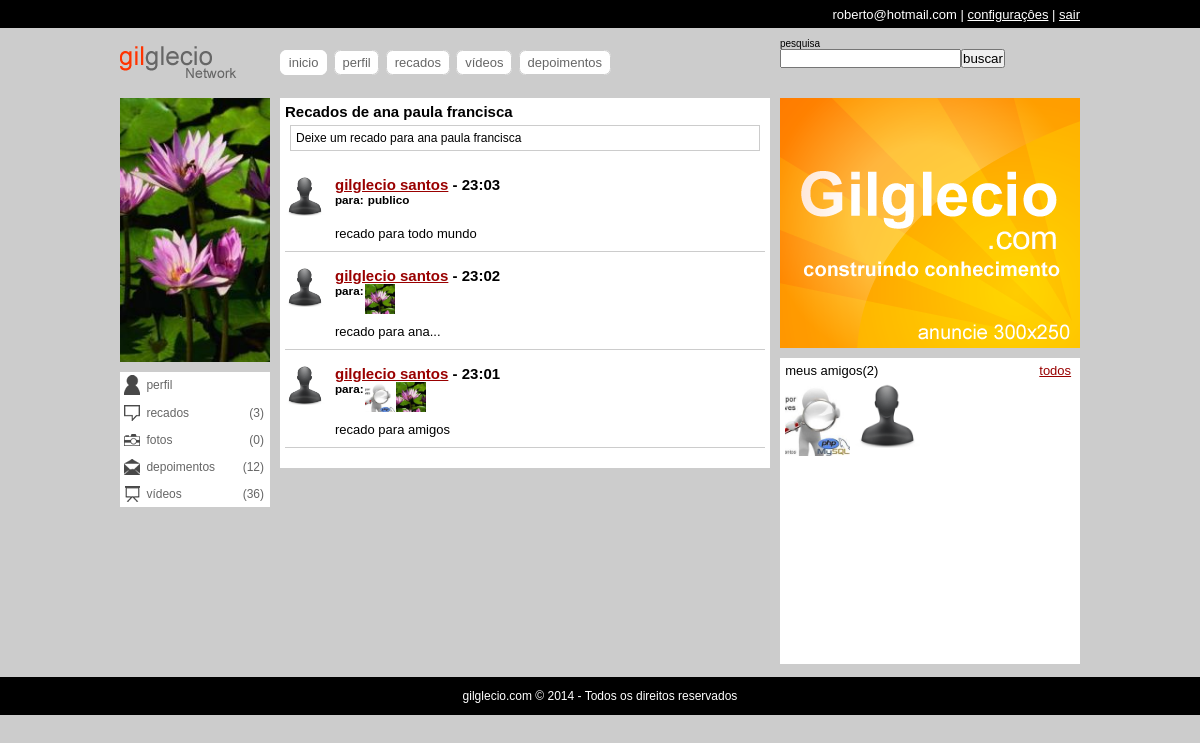
/recados.php?uid=3 (signed in), run on an earlier commit of the app's database.
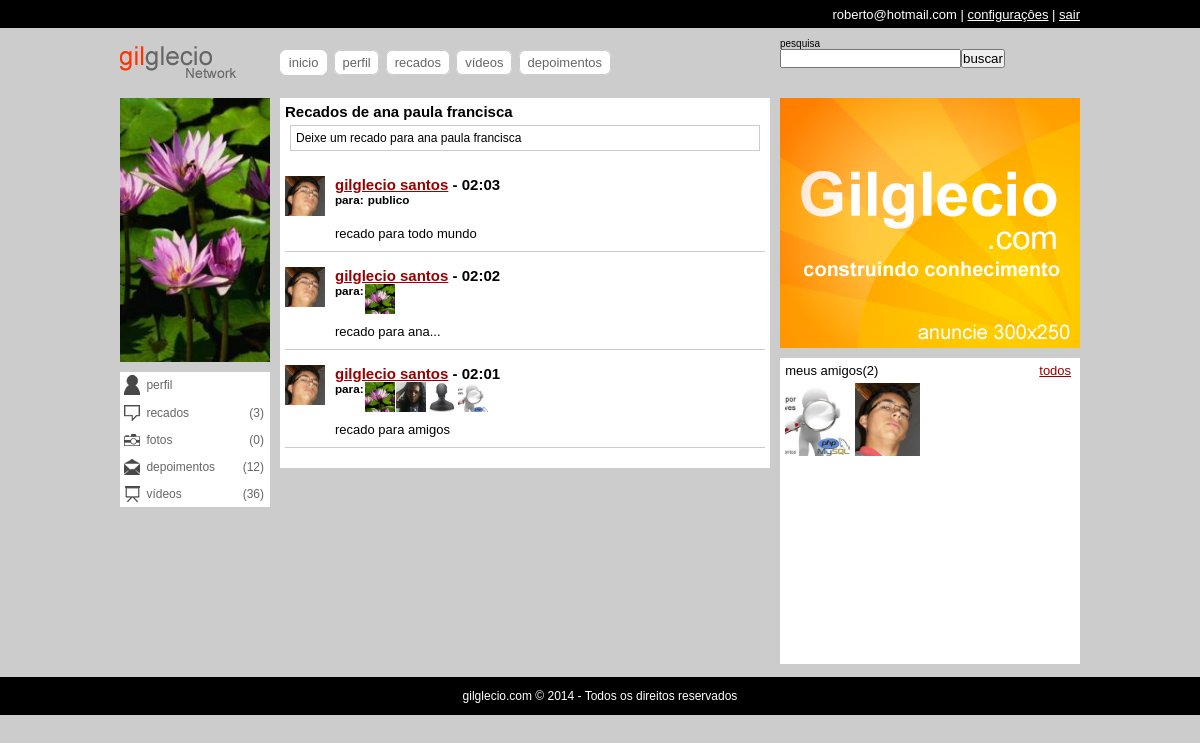
And on a later commit of the database.
### tables this page shows
CREATE TABLE IF NOT EXISTS `usuarios` (
  `id` int(11) NOT NULL AUTO_INCREMENT,
  `email` varchar(64) NOT NULL,
  `senha` varchar(128) NOT NULL,
  `nome` varchar(32) NOT NULL,
  `sobrenome` varchar(64) NOT NULL,
  `nascimento` date NOT NULL,
  `sexo` varchar(10) NOT NULL,
  `imagem` varchar(128) DEFAULT NULL,
  `status` int(1) NOT NULL DEFAULT '0',
  `cadastro` date NOT NULL,
  `nivel` int(1) NOT NULL DEFAULT '0',
  PRIMARY KEY (`id`)
);

CREATE TABLE IF NOT EXISTS `recados` (
  `id` int(11) NOT NULL AUTO_INCREMENT,
  `de` int(11) NOT NULL,
  `para` varchar(10) NOT NULL,
  `recado` text NOT NULL,
  `status` int(1) NOT NULL DEFAULT '1',
  `data` timestamp NOT NULL DEFAULT CURRENT_TIMESTAMP ON UPDATE CURRENT_TIMESTAMP,
  PRIMARY KEY (`id`)
);

### classes/DB.class.php (called while the page is built, shortened)
<?php
	class DB{
		private static $conn;
		static function getConn(){
			if(is_null(self::$conn)){
				self::$conn = new PDO('mysql:host=localhost;dbname=aularedesocial','root','');
				self::$conn->setAttribute(PDO::ATTR_ERRMODE,PDO::ERRMODE_EXCEPTION);
			}
			return self::$conn;
		}
	}

### classes/Recados.class.php (called while the page is built, shortened)
<?php
	class Recados extends DB{
		static function getRecados($idExtrangeiro){
			$select = self::getConn()->prepare("
			SELECT u.id, u.nome, u.sobrenome, u.imagem, a.de, a.para, r.id, r.recado, r.de, r.para, r.data, r.status FROM usuarios u
			INNER JOIN amisade a ON (((u.id=a.de) AND (a.para=?)) OR ((u.id=a.para) AND (a.de=?)))
			INNER JOIN recados r ON ((r.de=u.id) AND (r.para='publico' OR r.para='amigos' OR r.para=?) AND r.status=1) AND a.status=1 ORDER BY r.data DESC");
			$select->execute(array($idExtrangeiro,$idExtrangeiro,$idExtrangeiro));
			$d['num'] = $select->rowCount();
			$d['dados'] = $select->fetchAll();
			return $d;
		}
	}

### classes/Amisade.class.php (called while the page is built, shortened)
<?php
	class Amisade extends DB{
		static function list_amigos($idExtrangeiro){
			$selAmigos= self::getConn()->prepare('SELECT u.id, u.nome, u.sobrenome, u.imagem FROM usuarios u INNER JOIN amisade a ON (((u.id=a.de) AND (a.para=?)) OR ((u.id=a.para) AND (a.de=?))) AND a.status=1');
			$selAmigos->execute(array($idExtrangeiro,$idExtrangeiro));
			$d['num'] = $selAmigos->rowCount();
			$d['dados'] = $selAmigos->fetchAll();
			return $d;
		}
		static function strIdAmigos($amigos){
			$ids = array();
			foreach ($amigos as $value) {
				array_push($ids, $value['id']);
			}
			return implode(',', $ids);
		}
	}

### classes/Allbuns.class.php (called while the page is built, shortened)
<?php
	class Albuns extends DB{
		static function listAlbuns($usuario){
			$list = self::getConn()->prepare('SELECT * FROM `albuns` WHERE `usuario`=?');
			$list->execute(array($usuario));
			$d['num'] = $list->rowCount();
			$d['dados'] = $list->fetchAll();
			return $d;
		}
		static function totalFotos($usuario){
			$albuns = self::listAlbuns($usuario);
			$totalfotos = 0;
			return $totalfotos;
		}
	}

### classes/Login.class.php (called while the page is built, shortened)
<?php
	class Login extends DB{
		private $tabela = 'usuarios';
		private $prefix = 'socialbigui_';
		private $cookie = true;
		function logado($cookei=true){
			if($this->cookie){
				if(!isset($_COOKIE[$this->prefix.'token'])){
					$this->erro = 'Você não está logado';
					return false;
				}else{
					$valor = join('#',array($_SESSION[$this->prefix.'usuario'],$_SERVER['REMOTE_ADDR'],$_SERVER['HTTP_USER_AGENT']));
					$valor = sha1($valor);
				}
			}
			return true;
		}
		function getDados($uid,$colunas='*'){
			if($this->logado()){
				$dados = self::getConn()->prepare('SELECT '.$colunas.' FROM `'.$this->tabela.'` WHERE `id`=?');
				$dados->execute(array($uid));
				return $dados->fetch(PDO::FETCH_ASSOC);
			}
		}
	}

### recados.php (the view, shortened to what the changed rows need)
<?php include('includes/header.php'); ?>
        <div id="amarra-center-left">
            <div class="center">
                <div class="blocos" id="pagina">
                	<h2><?php echo ($idDaSessao<>$idExtrangeiro) ? 'Recados de '.$user_fullname : 'Meus recados'; ?></h2>
                    <div id="listrecados">
                    	<?php
						if($recados['num']>0){
							echo '<ul>';
							foreach($recados['dados'] as $asRecados){
								echo '<li><span><img src="uploads/usuarios/'.user_img($asRecados['imagem']).'" /></span>
								<h2><a href="perfil.php?uid='.$asRecados['de'].'">'.$asRecados['nome'].' '.$asRecados['sobrenome'].'</a> - '.date('H:i',strtotime($asRecados[10])).'</h2>
								<h3>';
								echo '<ul><li>para: </li>';
								if($asRecados['para']=='amigos'){
									$amigos_recados = Amisade::list_amigos($asRecados['de']);
									foreach($amigos_recados['dados'] as $asAmigosRec){
										echo '<li><span><a href="perfil.php?uid='.$asAmigosRec['id'].'" /><img title="'.$asAmigosRec['nome'].' '.$asAmigosRec['sobrenome'].'" src="uploads/usuarios/'.user_img($asAmigosRec['imagem']).'" /></a></span></li>';
									}
								}elseif($asRecados['para']=='publico'){
									echo '<li>&nbsp;publico</li>';
								}else{
									$dados = $objLogin->getDados($asRecados['para']);
									echo '<li><span><a href="perfil.php?uid='.$dados['id'].'" /><img title="'.$dados['nome'].' '.$dados['sobrenome'].'" src="uploads/usuarios/'.user_img($dados['imagem']).'" /></a></span></li>';
								}
								echo '</ul>';
								echo '</h3>
								<!--esta linha de css faz a quebra automatica das linhas
								vindas do formulario white-space:pre-wrap; -->
								<pre><p style="white-space:pre-wrap; width:90%;">'.htmlspecialchars($asRecados[7]).'</p></pre></li>';
							}
							echo '</ul>';
						}
						?>
                    </div>
                </div>
            </div>
            <div class="right">
                <?php include('includes/amigos.php'); ?>
            </div>
        </div>
<?php include('includes/footer.php'); ?>

### includes/amigos.php (shortened to what the changed rows need)
<div class="blocos" id="meus-amigos">
    <ul>
    	<?php
		if($list_amigos['num']>0){
			foreach($list_amigos['dados'] as $resAmigos){
				echo '<li><span><a href="perfil.php?uid='.$resAmigos[0].'"><img src="uploads/usuarios/'.user_img($resAmigos[3]).'" alt="" title="'.$resAmigos[1].' '.$resAmigos[2].'" /></a></span></li>';
			}
		}else{
			echo 'Você não tem amigos';
		}
		?>
    </ul>
</div>

What changed in the data, as far as the page shows it:
changed usuarios "gilglecio": imagem: picture added in place of a placeholder; recados.data "23:03" → "02:03"; recados.data "23:02" → "02:02"; recados.data "23:01" → "02:01"
changed usuarios (number 2 of 5 on the later page): moves up the list
added usuarios: imagem (picture), shown under "gilglecio"
now on this page (row edited): usuarios: shows a picture, shown under "gilglecio"
